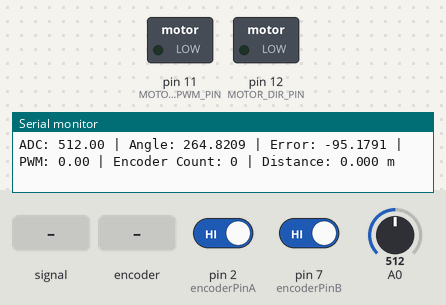
Simulated run of this sketch. Board: Arduino Uno, built with avr-gcc and run on an emulated ATmega328P. Shown: switched loads named in the sketch (green lamp = pin HIGH), the last lines printed to the serial monitor. Dashed ring = blinking. The test bench sets the inputs (shaded band); at power-on: A0 = 512, pin 2 (encoderPinA) HIGH, pin 7 (encoderPinB) HIGH.

Above: at 1.2 s.
1.3 s: A0 fed a 2 Hz sine of ±306 counts around its level
At 1.66 s:
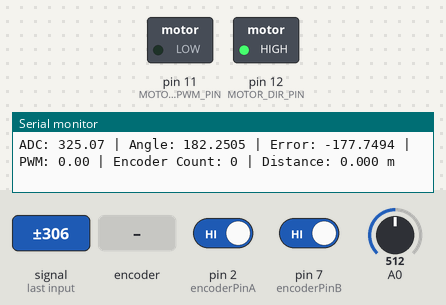
4.3 s: A0 set to 716
At 4.8 s:
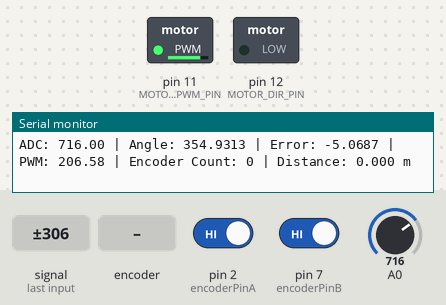
6.0 s: A0 fed a 200 Hz sine of ±81 counts around its level
At 6.16 s:
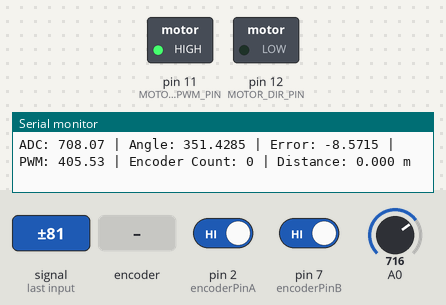
9.0 s: A0 fed a 50 Hz sine of ±306 counts around its level
12.0 s: rotary encoder on pin 2 (encoderPinA) / pin 7 (encoderPinB) turned 1 step (first pin leading)
15.0 s: A0 fed a 200 Hz sine of ±255 counts around its level
At 18.86 s:
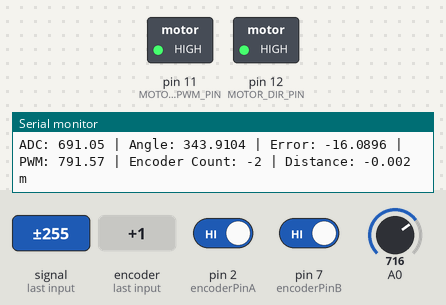
Timing chart, 0 to 19.0 s (numbered marks = the images above; inputs shaded):
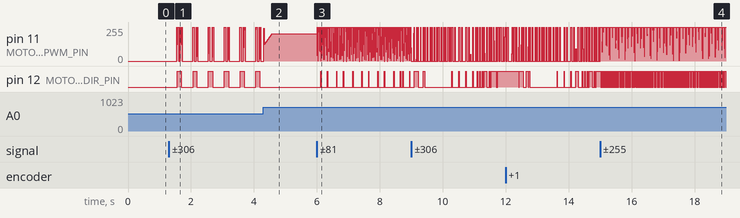

The sketch:

feedback_output_pid.ino
```cpp
// 모터 제어 핀 (MD10C 방식)
const int MOTOR_DIR_PIN = 12;    // 방향 제어
const int MOTOR_PWM_PIN = 11;    // PWM 출력

// 인터럽트 핀 (A상, B상 엔코더용)
const int encoderPinA = 2;       // 인터럽트 가능
const int encoderPinB = 7;       // 일반 핀

// 엔코더 관련 변수
volatile long encoderCount = 0;

// 아날로그 각도 센서 변수
float ADCvalue = 0;
float currentAngle = 0;
const float ADCmin = 104.0;
const float ADCmax = 919.0;
const float ANGLE_OFFSET = 110.7 - 26.1;

// PID 제어 변수
double targetAngle = 0.0;
double angleError = 0.0;
double controlSignal = 0.0;
double previousError = 0.0;
double integralTerm = 0.0;
double Kp = 23.0, Ki = 0.75, Kd = 25;

// 타이머
unsigned long lastControlTime = 0;
const unsigned long controlInterval = 10;

// 실행 상태
bool isRunning = true;

// ✅ 바퀴 정보 및 거리 계산 상수
const float wheelRadiusM = 0.04;  // 4cm
const float wheelCircumferenceM = 2 * PI * wheelRadiusM;  // 약 0.2513m
const float countsPerRevolution = 268.0;  // 1바퀴당 엔코더 카운트

// ✅ 거리 계산 함수 (단위: m)
float getCartDistanceM() {
  return (encoderCount * wheelCircumferenceM) / countsPerRevolution;
}

// ADC 평균 필터 함수
float readFilteredADC(int pin, int sampleCount = 100) {
  long total = 0;
  for (int i = 0; i < sampleCount; i++) {
    total += analogRead(pin);
    delayMicroseconds(5);
  }
  return total / (float)sampleCount;
}

void setup() {
  Serial.begin(115200);

  pinMode(MOTOR_DIR_PIN, OUTPUT);
  pinMode(MOTOR_PWM_PIN, OUTPUT);

  pinMode(encoderPinA, INPUT_PULLUP);
  pinMode(encoderPinB, INPUT_PULLUP);
  attachInterrupt(digitalPinToInterrupt(encoderPinA), updateEncoder, CHANGE);

  Serial.println("Press 'r' to start/stop the control loop.");
}

void loop() {
  if (Serial.available() > 0) {
    char input = Serial.read();
    if (input == 'r' || input == 'R') {
      isRunning = !isRunning;
      if (!isRunning) {
        stopMotor();
        Serial.println("System STOPPED.");
      } else {
        Serial.println("System RUNNING.");
      }
    }
  }

  if (isRunning && millis() - lastControlTime >= controlInterval) {
    lastControlTime += controlInterval;

    // 1. ADC → 각도
    ADCvalue = readFilteredADC(A0, 100);
    currentAngle = (ADCvalue - ADCmin) * 360.0 / (ADCmax - ADCmin);
    currentAngle = constrain(currentAngle, 0.0, 360.0);

    // 2. 오프셋 보정
    currentAngle += ANGLE_OFFSET;
    if (currentAngle < 0) currentAngle += 360.0;
    if (currentAngle >= 360.0) currentAngle -= 360.0;

    // 3. -180 ~ +180 변환
    float relativeAngle = currentAngle;
    if (relativeAngle > 180.0) relativeAngle -= 360.0;

    // 4. 목표 각도
    targetAngle = 0.0;
    angleError = relativeAngle - targetAngle;

    // 5. PID 제어
    if (abs(angleError) > 30.0 || abs(angleError) < 0.000001) {
      stopMotor();
      integralTerm = 0;
      previousError = 0;
    } else {
      integralTerm += angleError;
      integralTerm = constrain(integralTerm, -120, 120);
      double derivativeTerm = (angleError - previousError);
      previousError = angleError;

      controlSignal = (Kp * angleError) + (Ki * integralTerm) + (Kd * derivativeTerm);
      int pwmValue = constrain(abs(controlSignal), 0, 255);
      moveMotor(pwmValue, controlSignal > 0);
    }

    // 6. 디버깅 출력
    static unsigned long lastDebugTime = 0;
    if (millis() - lastDebugTime >= 200) {
      lastDebugTime = millis();
      Serial.print("ADC: "); Serial.print(ADCvalue, 2);
      Serial.print(" | Angle: "); Serial.print(currentAngle, 4);
      Serial.print(" | Error: "); Serial.print(angleError, 4);
      Serial.print(" | PWM: "); Serial.print(abs(controlSignal));
      Serial.print(" | Encoder Count: "); Serial.print(encoderCount);
      Serial.print(" | Distance: "); Serial.print(getCartDistanceM(), 3);
      Serial.println(" m");
    }
  }
}

// 인터럽트 핸들러
void updateEncoder() {
  bool A = digitalRead(encoderPinA);
  bool B = digitalRead(encoderPinB);
  if (A == B) {
    encoderCount++;
  } else {
    encoderCount--;
  }
}

// 모터 제어 함수
void moveMotor(int pwm, bool forward) {
  digitalWrite(MOTOR_DIR_PIN, forward ? HIGH : LOW);
  analogWrite(MOTOR_PWM_PIN, pwm);
}

// 모터 정지 함수
void stopMotor() {
  analogWrite(MOTOR_PWM_PIN, 0);
}
```

Measured:
- after the input at 1.3 s, pin 12 (MOTOR_DIR_PIN): alternates HIGH for 0.13 s and LOW for 0.37 s, starting after 0.26 s
- after the input at 4.3 s, pin 12 (MOTOR_DIR_PIN): stops changing and stays LOW
